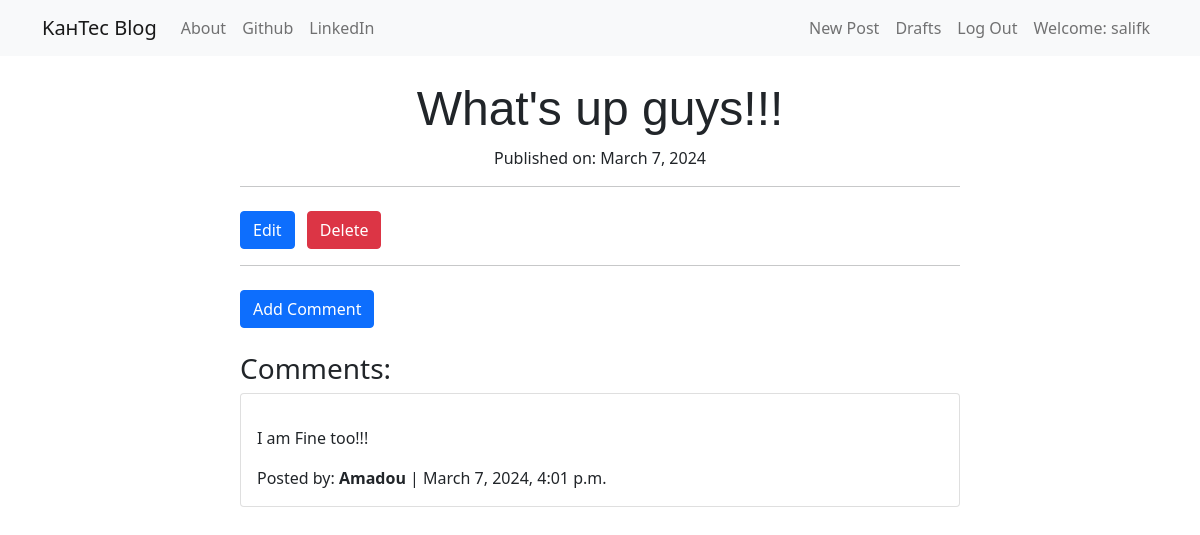
/post/6/ (signed in), run on the app's committed database.
### blog/models.py (models this page shows, shortened)
class Post(models.Model):
    author = models.ForeignKey('auth.User', on_delete=models.CASCADE)
    title = models.CharField(max_length=200)
    text = models.TextField()
    create_delete = models.DateTimeField(default=timezone.now)
    published_date = models.DateField(blank=True, null=True);

class Comment(models.Model):
    post = models.ForeignKey('blog.Post', related_name='comments', on_delete=models.CASCADE)
    author = models.CharField(max_length=200)
    text = models.TextField()
    created_date = models.DateTimeField(default=timezone.now)
    approved_comment = models.BooleanField(default=False)

### blog/views.py (the view)
# urls.py: path('post/<int:pk>/', views.PostDetailView.as_view(), name='post_detail'),
class PostDetailView(DetailView):
    model = Post

### blog/templates/blog/post_detail.html (shortened to what this page needs)
{% extends "blog/base.html" %}
{% load bootstrap_icons %}
{% block content %}
<div class="container">
    <div class="row">
        <div class="col-md-8 mx-auto">
            <h1 class="posttitle">{{ post.title }}</h1>
            {% if post.published_date %}
                <div class="date postdate">
                    Published on: {{ post.published_date }}
                </div>
            {% else %}
                <a class="btn btn-primary mb-3" href="{% url 'post_publish' pk=post.pk %}">Publish</a>
            {% endif %}
            <hr>
            {% if user.is_authenticated %}
            <div class="mt-4">
                <a class="btn btn-primary me-2" href="{% url 'post_edit' pk=post.pk %}">
                     Edit
                </a>
                <a class="btn btn-danger" href="{% url 'post_remove' pk=post.pk %}">
                     Delete
                </a>
            </div>
            {% endif %}
            <hr>
            <div class="mt-4 mb-4">
                <div class="btn-group">
                    <a class="btn btn-primary btn-comment" href="{% url 'add_comment_to_post' pk=post.pk %}">
                         Add Comment
                    </a>
                </div>
            </div>
            {% if post.comments.count > 0 %}
                <h3>Comments:</h3>
                {% for comment in post.comments.all %}
                    <div class="card mb-3">
                        <div class="card-body">
                            <p class="card-text">{{ comment.text|safe|linebreaks }}</p>
                            <p class="card-text">Posted by: <b>{{ comment.author }}</b> | {{ comment.created_date }}</p>
                        </div>
                    </div>
                {% empty %}
                    <p>No comments yet.</p>
                {% endfor %}
            {% else %}
                <p>No comments yet.</p>
            {% endif %}
        </div>
    </div>
</div>
{% endblock %}

### blog/templates/blog/base.html (shortened to what this page needs)
<!DOCTYPE html>
<html lang="en">
<head>
    {% load static %}
    <link href="https://cdn.jsdelivr.net/npm/bootstrap@5.0.2/dist/css/bootstrap.min.css" rel="stylesheet">
    <link rel="stylesheet" href="//cdn.jsdelivr.net/npm/medium-editor@latest/dist/css/medium-editor.min.css" type="text/css" media="screen" charset="utf-8">
    <link rel="stylesheet" href="{% static 'css/blog.css' %}">
</head>
<body>
<nav class="navbar navbar-expand-md navbar-light bg-light">
    <div class="container">
        <a class="navbar-brand" href="{% url 'post_list' %}">KaнTec Blog</a>
        <div class="collapse navbar-collapse" id="navbarNav">
            <ul class="navbar-nav">
                <li class="nav-item">
                    <a class="nav-link" href="{% url 'about' %}">About</a>
                </li>
                <li class="nav-item">
                    <a class="nav-link" href="#">Github</a>
                </li>
                <li class="nav-item">
                    <a class="nav-link" href="#">LinkedIn</a>
                </li>
            </ul>
            <ul class="navbar-nav ms-auto">
                {% if user.is_authenticated %}
                    <li class="nav-item">
                        <a class="nav-link" href="{% url 'post_new' %}">New Post</a>
                    </li>
                    <li class="nav-item">
                        <a class="nav-link" href="{% url 'post_draft_list' %}">Drafts</a>
                    </li>
                    <li class="nav-item">
                        <a class="nav-link" href="{% url 'logout' %}">Log Out</a>
                    </li>
                    <li class="nav-item">
                        <a class="nav-link" href="#">Welcome: {{ user.username }}</a>
                    </li>
                {% else %}
                    <li class="nav-item">
                        <a class="nav-link" href="{% url 'login' %}"><i class="bi bi-person"></i> Login</a>
                    </li>
                {% endif %}
            </ul>
        </div>
    </div>
</nav>
<div class="container mt-4">
    <div class="blog_posts">
        {% block content %}
        {% endblock %}
    </div>
</div>
</body>
</html>

### blog/static/css/blog.css (style rules this page uses)
.postdate { text-align: center; }
.posttitle { font-family: "Russo One", sans-serif; font-size: 3em; text-align: center; }
.btn-comment { position: absolute; right: 0px; }

### data on the page
Post: title "What's up guys!!!", published_date "March 7, 2024"
Comment: text "I am Fine too!!!", author "Amadou", created_date "March 7, 2024, 4:01 p.m."

### other printed values
{{ user.username }} "salifk"
